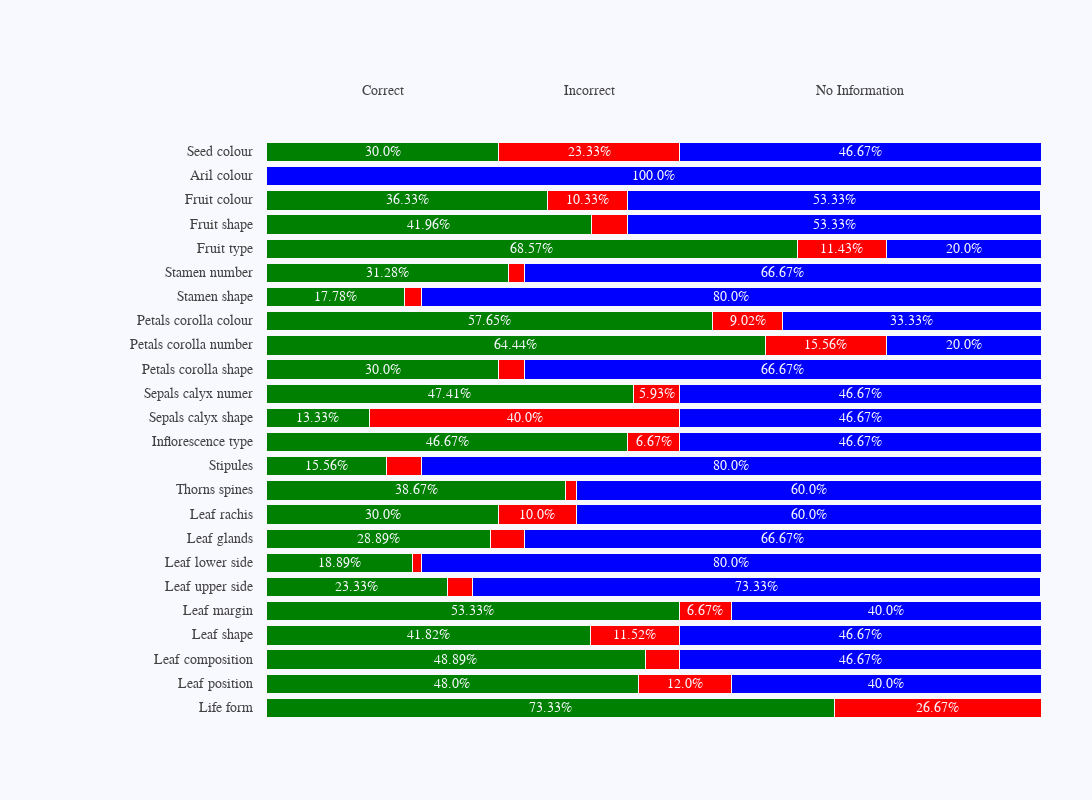

This figure's notebook cell:
### Code cell
top_labels = [
     'Correct', 
     'Incorrect', 
     'No Information']

colors = [
     'green', 
     'red', 
     'blue']



fig = go.Figure()

for i in range(0, len(x_data[0])):
    for xd, yd in zip(x_data, y_data):
        fig.add_trace(go.Bar(
            x=[xd[i]], y=[yd],
            orientation='h',
            marker=dict(
                color=colors[i],
                line=dict(color='rgb(248, 248, 249)', width=1)
            )
        ))

fig.update_layout(
    xaxis=dict(
        showgrid=False,
        showline=False,
        showticklabels=False,
        zeroline=False,
        domain=[0.15, 1]
    ),
    yaxis=dict(
        showgrid=False,
        showline=False,
        showticklabels=False,
        zeroline=False,
    ),
    barmode='stack',
    paper_bgcolor='rgb(248, 248, 255)',
    plot_bgcolor='rgb(248, 248, 255)',
    margin=dict(l=120, r=10, t=140, b=80),
    showlegend=False,
)

annotations = []

for yd, xd in zip(y_data, x_data):
    
    # labeling the y-axis
    annotations.append(dict(xref='paper', yref='y',
                            x=0.14, y=yd,
                            xanchor='right',
                            text=str(yd),
                            font=dict(family='Arial', size=14,
                                      color='rgb(67, 67, 67)'),
                            showarrow=False, align='right'))
    
    # labeling the first percentage of each bar (x_axis)
    annotations.append(dict(xref='x', yref='y',
                            x=xd[0] / 2, y=yd,
                            text=str(xd[0]) + '%',
                            font=dict(family='Arial', size=14,
                                      color='rgb(248, 248, 255)'),
                            showarrow=False))
   
    # labeling the first Likert scale (on the top)
    if yd == y_data[-1]:
        annotations.append(dict(xref='x', yref='paper',
                                x=xd[0] / 2, y=1.1,
                                text=top_labels[0],
                                font=dict(family='Arial', size=14,
                                          color='rgb(67, 67, 67)'),
                                showarrow=False))
    space = xd[0]
    for i in range(1, len(xd)):
            # labeling the rest of percentages for each bar (x_axis)
            annotations.append(dict(xref='x', yref='y',
                                    x=space + (xd[i]/2), y=yd,
                                    text=str(xd[i]) + '%',
                                    font=dict(family='Arial', size=14,
                                              color='rgb(248, 248, 255)'),
                                    showarrow=False))
            
            # labeling the Likert scale
            if yd == y_data[-1]:
                annotations.append(dict(xref='x', yref='paper',
                                        x=space + (xd[i]/2), y=1.1,
                                        text=top_labels[i],
                                        font=dict(family='Arial', size=14,
                                                  color='rgb(67, 67, 67)'),
                                        showarrow=False))
            space += xd[i]

# Remove low values
for idx, annotation in enumerate(annotations):
    value = annotation['text'][0:-1]
    try:
        value = float(value)
        if value < 5:
            annotations[idx]['text'] = ""
    except:
        continue

fig.update_layout(annotations=annotations, width=1300, height=800)
fig.update_yaxes(automargin=True)

fig.show()

# folder_figures = "../../../reports/figures/"
# file_name = "PxPlot_HTML_BarchartPredictions.html"
# fig.write_html(F"{folder_figures}{file_name}")
# file_name = "PxPlot_PDF_BarchartPredictions.pdf"
# fig.write_image(F"{folder_figures}{file_name}")

### Figure 1 — Plotly figure (JSON) as saved in the notebook; plotly's stock layout.template omitted (floating-point values rounded to 4 significant figures)
{"data": [{"marker": {"color": "green", "line": {"color": "rgb(248, 248, 249)", "width": 1}}, "orientation": "h", "type": "bar", "x": [73.33], "y": ["Life form"]}, {"marker": {"color": "green", "line": {"color": "rgb(248, 248, 249)", "width": 1}}, "orientation": "h", "type": "bar", "x": [48], "y": ["Leaf position"]}, {"marker": {"color": "green", "line": {"color": "rgb(248, 248, 249)", "width": 1}}, "orientation": "h", "type": "bar", "x": [48.89], "y": ["Leaf composition"]}, {"marker": {"color": "green", "line": {"color": "rgb(248, 248, 249)", "width": 1}}, "orientation": "h", "type": "bar", "x": [41.82], "y": ["Leaf shape"]}, {"marker": {"color": "green", "line": {"color": "rgb(248, 248, 249)", "width": 1}}, "orientation": "h", "type": "bar", "x": [53.33], "y": ["Leaf margin"]}, {"marker": {"color": "green", "line": {"color": "rgb(248, 248, 249)", "width": 1}}, "orientation": "h", "type": "bar", "x": [23.33], "y": ["Leaf upper side"]}, {"marker": {"color": "green", "line": {"color": "rgb(248, 248, 249)", "width": 1}}, "orientation": "h", "type": "bar", "x": [18.89], "y": ["Leaf lower side"]}, {"marker": {"color": "green", "line": {"color": "rgb(248, 248, 249)", "width": 1}}, "orientation": "h", "type": "bar", "x": [28.89], "y": ["Leaf glands"]}, {"marker": {"color": "green", "line": {"color": "rgb(248, 248, 249)", "width": 1}}, "orientation": "h", "type": "bar", "x": [30], "y": ["Leaf rachis"]}, {"marker": {"color": "green", "line": {"color": "rgb(248, 248, 249)", "width": 1}}, "orientation": "h", "type": "bar", "x": [38.67], "y": ["Thorns spines"]}, {"marker": {"color": "green", "line": {"color": "rgb(248, 248, 249)", "width": 1}}, "orientation": "h", "type": "bar", "x": [15.56], "y": ["Stipules"]}, {"marker": {"color": "green", "line": {"color": "rgb(248, 248, 249)", "width": 1}}, "orientation": "h", "type": "bar", "x": [46.67], "y": ["Inflorescence type"]}, {"marker": {"color": "green", "line": {"color": "rgb(248, 248, 249)", "width": 1}}, "orientation": "h", "type": "bar", "x": [13.33], "y": ["Sepals calyx shape"]}, {"marker": {"color": "green", "line": {"color": "rgb(248, 248, 249)", "width": 1}}, "orientation": "h", "type": "bar", "x": [47.41], "y": ["Sepals calyx numer"]}, {"marker": {"color": "green", "line": {"color": "rgb(248, 248, 249)", "width": 1}}, "orientation": "h", "type": "bar", "x": [30], "y": ["Petals corolla shape"]}, {"marker": {"color": "green", "line": {"color": "rgb(248, 248, 249)", "width": 1}}, "orientation": "h", "type": "bar", "x": [64.44], "y": ["Petals corolla number"]}, {"marker": {"color": "green", "line": {"color": "rgb(248, 248, 249)", "width": 1}}, "orientation": "h", "type": "bar", "x": [57.65], "y": ["Petals corolla colour"]}, {"marker": {"color": "green", "line": {"color": "rgb(248, 248, 249)", "width": 1}}, "orientation": "h", "type": "bar", "x": [17.78], "y": ["Stamen shape"]}, {"marker": {"color": "green", "line": {"color": "rgb(248, 248, 249)", "width": 1}}, "orientation": "h", "type": "bar", "x": [31.28], "y": ["Stamen number"]}, {"marker": {"color": "green", "line": {"color": "rgb(248, 248, 249)", "width": 1}}, "orientation": "h", "type": "bar", "x": [68.57], "y": ["Fruit type"]}, {"marker": {"color": "green", "line": {"color": "rgb(248, 248, 249)", "width": 1}}, "orientation": "h", "type": "bar", "x": [41.96], "y": ["Fruit shape"]}, {"marker": {"color": "green", "line": {"color": "rgb(248, 248, 249)", "width": 1}}, "orientation": "h", "type": "bar", "x": [36.33], "y": ["Fruit colour"]}, {"marker": {"color": "green", "line": {"color": "rgb(248, 248, 249)", "width": 1}}, "orientation": "h", "type": "bar", "x": [0], "y": ["Aril colour"]}, {"marker": {"color": "green", "line": {"color": "rgb(248, 248, 249)", "width": 1}}, "orientation": "h", "type": "bar", "x": [30], "y": ["Seed colour"]}, {"marker": {"color": "red", "line": {"color": "rgb(248, 248, 249)", "width": 1}}, "orientation": "h", "type": "bar", "x": [26.67], "y": ["Life form"]}, {"marker": {"color": "red", "line": {"color": "rgb(248, 248, 249)", "width": 1}}, "orientation": "h", "type": "bar", "x": [12], "y": ["Leaf position"]}, {"marker": {"color": "red", "line": {"color": "rgb(248, 248, 249)", "width": 1}}, "orientation": "h", "type": "bar", "x": [4.44], "y": ["Leaf composition"]}, {"marker": {"color": "red", "line": {"color": "rgb(248, 248, 249)", "width": 1}}, "orientation": "h", "type": "bar", "x": [11.52], "y": ["Leaf shape"]}, {"marker": {"color": "red", "line": {"color": "rgb(248, 248, 249)", "width": 1}}, "orientation": "h", "type": "bar", "x": [6.67], "y": ["Leaf margin"]}, {"marker": {"color": "red", "line": {"color": "rgb(248, 248, 249)", "width": 1}}, "orientation": "h", "type": "bar", "x": [3.33], "y": ["Leaf upper side"]}, {"marker": {"color": "red", "line": {"color": "rgb(248, 248, 249)", "width": 1}}, "orientation": "h", "type": "bar", "x": [1.11], "y": ["Leaf lower side"]}, {"marker": {"color": "red", "line": {"color": "rgb(248, 248, 249)", "width": 1}}, "orientation": "h", "type": "bar", "x": [4.44], "y": ["Leaf glands"]}, {"marker": {"color": "red", "line": {"color": "rgb(248, 248, 249)", "width": 1}}, "orientation": "h", "type": "bar", "x": [10], "y": ["Leaf rachis"]}, {"marker": {"color": "red", "line": {"color": "rgb(248, 248, 249)", "width": 1}}, "orientation": "h", "type": "bar", "x": [1.33], "y": ["Thorns spines"]}, {"marker": {"color": "red", "line": {"color": "rgb(248, 248, 249)", "width": 1}}, "orientation": "h", "type": "bar", "x": [4.44], "y": ["Stipules"]}, {"marker": {"color": "red", "line": {"color": "rgb(248, 248, 249)", "width": 1}}, "orientation": "h", "type": "bar", "x": [6.67], "y": ["Inflorescence type"]}, {"marker": {"color": "red", "line": {"color": "rgb(248, 248, 249)", "width": 1}}, "orientation": "h", "type": "bar", "x": [40], "y": ["Sepals calyx shape"]}, {"marker": {"color": "red", "line": {"color": "rgb(248, 248, 249)", "width": 1}}, "orientation": "h", "type": "bar", "x": [5.93], "y": ["Sepals calyx numer"]}, {"marker": {"color": "red", "line": {"color": "rgb(248, 248, 249)", "width": 1}}, "orientation": "h", "type": "bar", "x": [3.33], "y": ["Petals corolla shape"]}, {"marker": {"color": "red", "line": {"color": "rgb(248, 248, 249)", "width": 1}}, "orientation": "h", "type": "bar", "x": [15.56], "y": ["Petals corolla number"]}, {"marker": {"color": "red", "line": {"color": "rgb(248, 248, 249)", "width": 1}}, "orientation": "h", "type": "bar", "x": [9.02], "y": ["Petals corolla colour"]}, {"marker": {"color": "red", "line": {"color": "rgb(248, 248, 249)", "width": 1}}, "orientation": "h", "type": "bar", "x": [2.22], "y": ["Stamen shape"]}, {"marker": {"color": "red", "line": {"color": "rgb(248, 248, 249)", "width": 1}}, "orientation": "h", "type": "bar", "x": [2.05], "y": ["Stamen number"]}, {"marker": {"color": "red", "line": {"color": "rgb(248, 248, 249)", "width": 1}}, "orientation": "h", "type": "bar", "x": [11.43], "y": ["Fruit type"]}, {"marker": {"color": "red", "line": {"color": "rgb(248, 248, 249)", "width": 1}}, "orientation": "h", "type": "bar", "x": [4.71], "y": ["Fruit shape"]}, {"marker": {"color": "red", "line": {"color": "rgb(248, 248, 249)", "width": 1}}, "orientation": "h", "type": "bar", "x": [10.33], "y": ["Fruit colour"]}, {"marker": {"color": "red", "line": {"color": "rgb(248, 248, 249)", "width": 1}}, "orientation": "h", "type": "bar", "x": [0], "y": ["Aril colour"]}, {"marker": {"color": "red", "line": {"color": "rgb(248, 248, 249)", "width": 1}}, "orientation": "h", "type": "bar", "x": [23.33], "y": ["Seed colour"]}, {"marker": {"color": "blue", "line": {"color": "rgb(248, 248, 249)", "width": 1}}, "orientation": "h", "type": "bar", "x": [0], "y": ["Life form"]}, {"marker": {"color": "blue", "line": {"color": "rgb(248, 248, 249)", "width": 1}}, "orientation": "h", "type": "bar", "x": [40], "y": ["Leaf position"]}, {"marker": {"color": "blue", "line": {"color": "rgb(248, 248, 249)", "width": 1}}, "orientation": "h", "type": "bar", "x": [46.67], "y": ["Leaf composition"]}, {"marker": {"color": "blue", "line": {"color": "rgb(248, 248, 249)", "width": 1}}, "orientation": "h", "type": "bar", "x": [46.67], "y": ["Leaf shape"]}, {"marker": {"color": "blue", "line": {"color": "rgb(248, 248, 249)", "width": 1}}, "orientation": "h", "type": "bar", "x": [40], "y": ["Leaf margin"]}, {"marker": {"color": "blue", "line": {"color": "rgb(248, 248, 249)", "width": 1}}, "orientation": "h", "type": "bar", "x": [73.33], "y": ["Leaf upper side"]}, {"marker": {"color": "blue", "line": {"color": "rgb(248, 248, 249)", "width": 1}}, "orientation": "h", "type": "bar", "x": [80], "y": ["Leaf lower side"]}, {"marker": {"color": "blue", "line": {"color": "rgb(248, 248, 249)", "width": 1}}, "orientation": "h", "type": "bar", "x": [66.67], "y": ["Leaf glands"]}, {"marker": {"color": "blue", "line": {"color": "rgb(248, 248, 249)", "width": 1}}, "orientation": "h", "type": "bar", "x": [60], "y": ["Leaf rachis"]}, {"marker": {"color": "blue", "line": {"color": "rgb(248, 248, 249)", "width": 1}}, "orientation": "h", "type": "bar", "x": [60], "y": ["Thorns spines"]}, {"marker": {"color": "blue", "line": {"color": "rgb(248, 248, 249)", "width": 1}}, "orientation": "h", "type": "bar", "x": [80], "y": ["Stipules"]}, {"marker": {"color": "blue", "line": {"color": "rgb(248, 248, 249)", "width": 1}}, "orientation": "h", "type": "bar", "x": [46.67], "y": ["Inflorescence type"]}, {"marker": {"color": "blue", "line": {"color": "rgb(248, 248, 249)", "width": 1}}, "orientation": "h", "type": "bar", "x": [46.67], "y": ["Sepals calyx shape"]}, {"marker": {"color": "blue", "line": {"color": "rgb(248, 248, 249)", "width": 1}}, "orientation": "h", "type": "bar", "x": [46.67], "y": ["Sepals calyx numer"]}, {"marker": {"color": "blue", "line": {"color": "rgb(248, 248, 249)", "width": 1}}, "orientation": "h", "type": "bar", "x": [66.67], "y": ["Petals corolla shape"]}, {"marker": {"color": "blue", "line": {"color": "rgb(248, 248, 249)", "width": 1}}, "orientation": "h", "type": "bar", "x": [20], "y": ["Petals corolla number"]}, {"marker": {"color": "blue", "line": {"color": "rgb(248, 248, 249)", "width": 1}}, "orientation": "h", "type": "bar", "x": [33.33], "y": ["Petals corolla colour"]}, {"marker": {"color": "blue", "line": {"color": "rgb(248, 248, 249)", "width": 1}}, "orientation": "h", "type": "bar", "x": [80], "y": ["Stamen shape"]}, {"marker": {"color": "blue", "line": {"color": "rgb(248, 248, 249)", "width": 1}}, "orientation": "h", "type": "bar", "x": [66.67], "y": ["Stamen number"]}, {"marker": {"color": "blue", "line": {"color": "rgb(248, 248, 249)", "width": 1}}, "orientation": "h", "type": "bar", "x": [20], "y": ["Fruit type"]}, {"marker": {"color": "blue", "line": {"color": "rgb(248, 248, 249)", "width": 1}}, "orientation": "h", "type": "bar", "x": [53.33], "y": ["Fruit shape"]}, {"marker": {"color": "blue", "line": {"color": "rgb(248, 248, 249)", "width": 1}}, "orientation": "h", "type": "bar", "x": [53.33], "y": ["Fruit colour"]}, {"marker": {"color": "blue", "line": {"color": "rgb(248, 248, 249)", "width": 1}}, "orientation": "h", "type": "bar", "x": [100], "y": ["Aril colour"]}, {"marker": {"color": "blue", "line": {"color": "rgb(248, 248, 249)", "width": 1}}, "orientation": "h", "type": "bar", "x": [46.67], "y": ["Seed colour"]}], "layout": {"annotations": [{"align": "right", "font": {"color": "rgb(67, 67, 67)", "family": "Arial", "size": 14}, "showarrow": false, "text": "Life form", "x": 0.14, "xanchor": "right", "xref": "paper", "y": "Life form", "yref": "y"}, {"font": {"color": "rgb(248, 248, 255)", "family": "Arial", "size": 14}, "showarrow": false, "text": "73.33%", "x": 36.66, "xref": "x", "y": "Life form", "yref": "y"}, {"font": {"color": "rgb(248, 248, 255)", "family": "Arial", "size": 14}, "showarrow": false, "text": "26.67%", "x": 86.66, "xref": "x", "y": "Life form", "yref": "y"}, {"font": {"color": "rgb(248, 248, 255)", "family": "Arial", "size": 14}, "showarrow": false, "text": "", "x": 100, "xref": "x", "y": "Life form", "yref": "y"}, {"align": "right", "font": {"color": "rgb(67, 67, 67)", "family": "Arial", "size": 14}, "showarrow": false, "text": "Leaf position", "x": 0.14, "xanchor": "right", "xref": "paper", "y": "Leaf position", "yref": "y"}, {"font": {"color": "rgb(248, 248, 255)", "family": "Arial", "size": 14}, "showarrow": false, "text": "48.0%", "x": 24, "xref": "x", "y": "Leaf position", "yref": "y"}, {"font": {"color": "rgb(248, 248, 255)", "family": "Arial", "size": 14}, "showarrow": false, "text": "12.0%", "x": 54, "xref": "x", "y": "Leaf position", "yref": "y"}, {"font": {"color": "rgb(248, 248, 255)", "family": "Arial", "size": 14}, "showarrow": false, "text": "40.0%", "x": 80, "xref": "x", "y": "Leaf position", "yref": "y"}, {"align": "right", "font": {"color": "rgb(67, 67, 67)", "family": "Arial", "size": 14}, "showarrow": false, "text": "Leaf composition", "x": 0.14, "xanchor": "right", "xref": "paper", "y": "Leaf composition", "yref": "y"}, {"font": {"color": "rgb(248, 248, 255)", "family": "Arial", "size": 14}, "showarrow": false, "text": "48.89%", "x": 24.45, "xref": "x", "y": "Leaf composition", "yref": "y"}, {"font": {"color": "rgb(248, 248, 255)", "family": "Arial", "size": 14}, "showarrow": false, "text": "", "x": 51.11, "xref": "x", "y": "Leaf composition", "yref": "y"}, {"font": {"color": "rgb(248, 248, 255)", "family": "Arial", "size": 14}, "showarrow": false, "text": "46.67%", "x": 76.66, "xref": "x", "y": "Leaf composition", "yref": "y"}, {"align": "right", "font": {"color": "rgb(67, 67, 67)", "family": "Arial", "size": 14}, "showarrow": false, "text": "Leaf shape", "x": 0.14, "xanchor": "right", "xref": "paper", "y": "Leaf shape", "yref": "y"}, {"font": {"color": "rgb(248, 248, 255)", "family": "Arial", "size": 14}, "showarrow": false, "text": "41.82%", "x": 20.91, "xref": "x", "y": "Leaf shape", "yref": "y"}, {"font": {"color": "rgb(248, 248, 255)", "family": "Arial", "size": 14}, "showarrow": false, "text": "11.52%", "x": 47.58, "xref": "x", "y": "Leaf shape", "yref": "y"}, {"font": {"color": "rgb(248, 248, 255)", "family": "Arial", "size": 14}, "showarrow": false, "text": "46.67%", "x": 76.68, "xref": "x", "y": "Leaf shape", "yref": "y"}, {"align": "right", "font": {"color": "rgb(67, 67, 67)", "family": "Arial", "size": 14}, "showarrow": false, "text": "Leaf margin", "x": 0.14, "xanchor": "right", "xref": "paper", "y": "Leaf margin", "yref": "y"}, {"font": {"color": "rgb(248, 248, 255)", "family": "Arial", "size": 14}, "showarrow": false, "text": "53.33%", "x": 26.66, "xref": "x", "y": "Leaf margin", "yref": "y"}, {"font": {"color": "rgb(248, 248, 255)", "family": "Arial", "size": 14}, "showarrow": false, "text": "6.67%", "x": 56.66, "xref": "x", "y": "Leaf margin", "yref": "y"}, {"font": {"color": "rgb(248, 248, 255)", "family": "Arial", "size": 14}, "showarrow": false, "text": "40.0%", "x": 80, "xref": "x", "y": "Leaf margin", "yref": "y"}, {"align": "right", "font": {"color": "rgb(67, 67, 67)", "family": "Arial", "size": 14}, "showarrow": false, "text": "Leaf upper side", "x": 0.14, "xanchor": "right", "xref": "paper", "y": "Leaf upper side", "yref": "y"}, {"font": {"color": "rgb(248, 248, 255)", "family": "Arial", "size": 14}, "showarrow": false, "text": "23.33%", "x": 11.66, "xref": "x", "y": "Leaf upper side", "yref": "y"}, {"font": {"color": "rgb(248, 248, 255)", "family": "Arial", "size": 14}, "showarrow": false, "text": "", "x": 24.99, "xref": "x", "y": "Leaf upper side", "yref": "y"}, {"font": {"color": "rgb(248, 248, 255)", "family": "Arial", "size": 14}, "showarrow": false, "text": "73.33%", "x": 63.32, "xref": "x", "y": "Leaf upper side", "yref": "y"}, {"align": "right", "font": {"color": "rgb(67, 67, 67)", "family": "Arial", "size": 14}, "showarrow": false, "text": "Leaf lower side", "x": 0.14, "xanchor": "right", "xref": "paper", "y": "Leaf lower side", "yref": "y"}, {"font": {"color": "rgb(248, 248, 255)", "family": "Arial", "size": 14}, "showarrow": false, "text": "18.89%", "x": 9.445, "xref": "x", "y": "Leaf lower side", "yref": "y"}, {"font": {"color": "rgb(248, 248, 255)", "family": "Arial", "size": 14}, "showarrow": false, "text": "", "x": 19.45, "xref": "x", "y": "Leaf lower side", "yref": "y"}, {"font": {"color": "rgb(248, 248, 255)", "family": "Arial", "size": 14}, "showarrow": false, "text": "80.0%", "x": 60, "xref": "x", "y": "Leaf lower side", "yref": "y"}, {"align": "right", "font": {"color": "rgb(67, 67, 67)", "family": "Arial", "size": 14}, "showarrow": false, "text": "Leaf glands", "x": 0.14, "xanchor": "right", "xref": "paper", "y": "Leaf glands", "yref": "y"}, {"font": {"color": "rgb(248, 248, 255)", "family": "Arial", "size": 14}, "showarrow": false, "text": "28.89%", "x": 14.45, "xref": "x", "y": "Leaf glands", "yref": "y"}, {"font": {"color": "rgb(248, 248, 255)", "family": "Arial", "size": 14}, "showarrow": false, "text": "", "x": 31.11, "xref": "x", "y": "Leaf glands", "yref": "y"}, {"font": {"color": "rgb(248, 248, 255)", "family": "Arial", "size": 14}, "showarrow": false, "text": "66.67%", "x": 66.66, "xref": "x", "y": "Leaf glands", "yref": "y"}, {"align": "right", "font": {"color": "rgb(67, 67, 67)", "family": "Arial", "size": 14}, "showarrow": false, "text": "Leaf rachis", "x": 0.14, "xanchor": "right", "xref": "paper", "y": "Leaf rachis", "yref": "y"}, {"font": {"color": "rgb(248, 248, 255)", "family": "Arial", "size": 14}, "showarrow": false, "text": "30.0%", "x": 15, "xref": "x", "y": "Leaf rachis", "yref": "y"}, {"font": {"color": "rgb(248, 248, 255)", "family": "Arial", "size": 14}, "showarrow": false, "text": "10.0%", "x": 35, "xref": "x", "y": "Leaf rachis", "yref": "y"}, {"font": {"color": "rgb(248, 248, 255)", "family": "Arial", "size": 14}, "showarrow": false, "text": "60.0%", "x": 70, "xref": "x", "y": "Leaf rachis", "yref": "y"}, {"align": "right", "font": {"color": "rgb(67, 67, 67)", "family": "Arial", "size": 14}, "showarrow": false, "text": "Thorns spines", "x": 0.14, "xanchor": "right", "xref": "paper", "y": "Thorns spines", "yref": "y"}, {"font": {"color": "rgb(248, 248, 255)", "family": "Arial", "size": 14}, "showarrow": false, "text": "38.67%", "x": 19.34, "xref": "x", "y": "Thorns spines", "yref": "y"}, {"font": {"color": "rgb(248, 248, 255)", "family": "Arial", "size": 14}, "showarrow": false, "text": "", "x": 39.34, "xref": "x", "y": "Thorns spines", "yref": "y"}, {"font": {"color": "rgb(248, 248, 255)", "family": "Arial", "size": 14}, "showarrow": false, "text": "60.0%", "x": 70, "xref": "x", "y": "Thorns spines", "yref": "y"}, {"align": "right", "font": {"color": "rgb(67, 67, 67)", "family": "Arial", "size": 14}, "showarrow": false, "text": "Stipules", "x": 0.14, "xanchor": "right", "xref": "paper", "y": "Stipules", "yref": "y"}, {"font": {"color": "rgb(248, 248, 255)", "family": "Arial", "size": 14}, "showarrow": false, "text": "15.56%", "x": 7.78, "xref": "x", "y": "Stipules", "yref": "y"}, {"font": {"color": "rgb(248, 248, 255)", "family": "Arial", "size": 14}, "showarrow": false, "text": "", "x": 17.78, "xref": "x", "y": "Stipules", "yref": "y"}, {"font": {"color": "rgb(248, 248, 255)", "family": "Arial", "size": 14}, "showarrow": false, "text": "80.0%", "x": 60, "xref": "x", "y": "Stipules", "yref": "y"}, {"align": "right", "font": {"color": "rgb(67, 67, 67)", "family": "Arial", "size": 14}, "showarrow": false, "text": "Inflorescence type", "x": 0.14, "xanchor": "right", "xref": "paper", "y": "Inflorescence type", "yref": "y"}, {"font": {"color": "rgb(248, 248, 255)", "family": "Arial", "size": 14}, "showarrow": false, "text": "46.67%", "x": 23.34, "xref": "x", "y": "Inflorescence type", "yref": "y"}, {"font": {"color": "rgb(248, 248, 255)", "family": "Arial", "size": 14}, "showarrow": false, "text": "6.67%", "x": 50.01, "xref": "x", "y": "Inflorescence type", "yref": "y"}, {"font": {"color": "rgb(248, 248, 255)", "family": "Arial", "size": 14}, "showarrow": false, "text": "46.67%", "x": 76.68, "xref": "x", "y": "Inflorescence type", "yref": "y"}, {"align": "right", "font": {"color": "rgb(67, 67, 67)", "family": "Arial", "size": 14}, "showarrow": false, "text": "Sepals calyx shape", "x": 0.14, "xanchor": "right", "xref": "paper", "y": "Sepals calyx shape", "yref": "y"}, {"font": {"color": "rgb(248, 248, 255)", "family": "Arial", "size": 14}, "showarrow": false, "text": "13.33%", "x": 6.665, "xref": "x", "y": "Sepals calyx shape", "yref": "y"}, {"font": {"color": "rgb(248, 248, 255)", "family": "Arial", "size": 14}, "showarrow": false, "text": "40.0%", "x": 33.33, "xref": "x", "y": "Sepals calyx shape", "yref": "y"}, {"font": {"color": "rgb(248, 248, 255)", "family": "Arial", "size": 14}, "showarrow": false, "text": "46.67%", "x": 76.66, "xref": "x", "y": "Sepals calyx shape", "yref": "y"}, {"align": "right", "font": {"color": "rgb(67, 67, 67)", "family": "Arial", "size": 14}, "showarrow": false, "text": "Sepals calyx numer", "x": 0.14, "xanchor": "right", "xref": "paper", "y": "Sepals calyx numer", "yref": "y"}, {"font": {"color": "rgb(248, 248, 255)", "family": "Arial", "size": 14}, "showarrow": false, "text": "47.41%", "x": 23.7, "xref": "x", "y": "Sepals calyx numer", "yref": "y"}, {"font": {"color": "rgb(248, 248, 255)", "family": "Arial", "size": 14}, "showarrow": false, "text": "5.93%", "x": 50.38, "xref": "x", "y": "Sepals calyx numer", "yref": "y"}, {"font": {"color": "rgb(248, 248, 255)", "family": "Arial", "size": 14}, "showarrow": false, "text": "46.67%", "x": 76.67, "xref": "x", "y": "Sepals calyx numer", "yref": "y"}, {"align": "right", "font": {"color": "rgb(67, 67, 67)", "family": "Arial", "size": 14}, "showarrow": false, "text": "Petals corolla shape", "x": 0.14, "xanchor": "right", "xref": "paper", "y": "Petals corolla shape", "yref": "y"}, {"font": {"color": "rgb(248, 248, 255)", "family": "Arial", "size": 14}, "showarrow": false, "text": "30.0%", "x": 15, "xref": "x", "y": "Petals corolla shape", "yref": "y"}, {"font": {"color": "rgb(248, 248, 255)", "family": "Arial", "size": 14}, "showarrow": false, "text": "", "x": 31.66, "xref": "x", "y": "Petals corolla shape", "yref": "y"}, {"font": {"color": "rgb(248, 248, 255)", "family": "Arial", "size": 14}, "showarrow": false, "text": "66.67%", "x": 66.66, "xref": "x", "y": "Petals corolla shape", "yref": "y"}, {"align": "right", "font": {"color": "rgb(67, 67, 67)", "family": "Arial", "size": 14}, "showarrow": false, "text": "Petals corolla number", "x": 0.14, "xanchor": "right", "xref": "paper", "y": "Petals corolla number", "yref": "y"}, {"font": {"color": "rgb(248, 248, 255)", "family": "Arial", "size": 14}, "showarrow": false, "text": "64.44%", "x": 32.22, "xref": "x", "y": "Petals corolla number", "yref": "y"}, {"font": {"color": "rgb(248, 248, 255)", "family": "Arial", "size": 14}, "showarrow": false, "text": "15.56%", "x": 72.22, "xref": "x", "y": "Petals corolla number", "yref": "y"}, {"font": {"color": "rgb(248, 248, 255)", "family": "Arial", "size": 14}, "showarrow": false, "text": "20.0%", "x": 90, "xref": "x", "y": "Petals corolla number", "yref": "y"}, {"align": "right", "font": {"color": "rgb(67, 67, 67)", "family": "Arial", "size": 14}, "showarrow": false, "text": "Petals corolla colour", "x": 0.14, "xanchor": "right", "xref": "paper", "y": "Petals corolla colour", "yref": "y"}, {"font": {"color": "rgb(248, 248, 255)", "family": "Arial", "size": 14}, "showarrow": false, "text": "57.65%", "x": 28.82, "xref": "x", "y": "Petals corolla colour", "yref": "y"}, {"font": {"color": "rgb(248, 248, 255)", "family": "Arial", "size": 14}, "showarrow": false, "text": "9.02%", "x": 62.16, "xref": "x", "y": "Petals corolla colour", "yref": "y"}, {"font": {"color": "rgb(248, 248, 255)", "family": "Arial", "size": 14}, "showarrow": false, "text": "33.33%", "x": 83.34, "xref": "x", "y": "Petals corolla colour", "yref": "y"}, {"align": "right", "font": {"color": "rgb(67, 67, 67)", "family": "Arial", "size": 14}, "showarrow": false, "text": "Stamen shape", "x": 0.14, "xanchor": "right", "xref": "paper", "y": "Stamen shape", "yref": "y"}, {"font": {"color": "rgb(248, 248, 255)", "family": "Arial", "size": 14}, "showarrow": false, "text": "17.78%", "x": 8.89, "xref": "x", "y": "Stamen shape", "yref": "y"}, {"font": {"color": "rgb(248, 248, 255)", "family": "Arial", "size": 14}, "showarrow": false, "text": "", "x": 18.89, "xref": "x", "y": "Stamen shape", "yref": "y"}, {"font": {"color": "rgb(248, 248, 255)", "family": "Arial", "size": 14}, "showarrow": false, "text": "80.0%", "x": 60, "xref": "x", "y": "Stamen shape", "yref": "y"}, {"align": "right", "font": {"color": "rgb(67, 67, 67)", "family": "Arial", "size": 14}, "showarrow": false, "text": "Stamen number", "x": 0.14, "xanchor": "right", "xref": "paper", "y": "Stamen number", "yref": "y"}, {"font": {"color": "rgb(248, 248, 255)", "family": "Arial", "size": 14}, "showarrow": false, "text": "31.28%", "x": 15.64, "xref": "x", "y": "Stamen number", "yref": "y"}, {"font": {"color": "rgb(248, 248, 255)", "family": "Arial", "size": 14}, "showarrow": false, "text": "", "x": 32.3, "xref": "x", "y": "Stamen number", "yref": "y"}, {"font": {"color": "rgb(248, 248, 255)", "family": "Arial", "size": 14}, "showarrow": false, "text": "66.67%", "x": 66.66, "xref": "x", "y": "Stamen number", "yref": "y"}, {"align": "right", "font": {"color": "rgb(67, 67, 67)", "family": "Arial", "size": 14}, "showarrow": false, "text": "Fruit type", "x": 0.14, "xanchor": "right", "xref": "paper", "y": "Fruit type", "yref": "y"}, {"font": {"color": "rgb(248, 248, 255)", "family": "Arial", "size": 14}, "showarrow": false, "text": "68.57%", "x": 34.28, "xref": "x", "y": "Fruit type", "yref": "y"}, {"font": {"color": "rgb(248, 248, 255)", "family": "Arial", "size": 14}, "showarrow": false, "text": "11.43%", "x": 74.28, "xref": "x", "y": "Fruit type", "yref": "y"}, {"font": {"color": "rgb(248, 248, 255)", "family": "Arial", "size": 14}, "showarrow": false, "text": "20.0%", "x": 90, "xref": "x", "y": "Fruit type", "yref": "y"}, {"align": "right", "font": {"color": "rgb(67, 67, 67)", "family": "Arial", "size": 14}, "showarrow": false, "text": "Fruit shape", "x": 0.14, "xanchor": "right", "xref": "paper", "y": "Fruit shape", "yref": "y"}, {"font": {"color": "rgb(248, 248, 255)", "family": "Arial", "size": 14}, "showarrow": false, "text": "41.96%", "x": 20.98, "xref": "x", "y": "Fruit shape", "yref": "y"}, {"font": {"color": "rgb(248, 248, 255)", "family": "Arial", "size": 14}, "showarrow": false, "text": "", "x": 44.31, "xref": "x", "y": "Fruit shape", "yref": "y"}, {"font": {"color": "rgb(248, 248, 255)", "family": "Arial", "size": 14}, "showarrow": false, "text": "53.33%", "x": 73.34, "xref": "x", "y": "Fruit shape", "yref": "y"}, {"align": "right", "font": {"color": "rgb(67, 67, 67)", "family": "Arial", "size": 14}, "showarrow": false, "text": "Fruit colour", "x": 0.14, "xanchor": "right", "xref": "paper", "y": "Fruit colour", "yref": "y"}, {"font": {"color": "rgb(248, 248, 255)", "family": "Arial", "size": 14}, "showarrow": false, "text": "36.33%", "x": 18.16, "xref": "x", "y": "Fruit colour", "yref": "y"}, {"font": {"color": "rgb(248, 248, 255)", "family": "Arial", "size": 14}, "showarrow": false, "text": "10.33%", "x": 41.49, "xref": "x", "y": "Fruit colour", "yref": "y"}, {"font": {"color": "rgb(248, 248, 255)", "family": "Arial", "size": 14}, "showarrow": false, "text": "53.33%", "x": 73.32, "xref": "x", "y": "Fruit colour", "yref": "y"}, {"align": "right", "font": {"color": "rgb(67, 67, 67)", "family": "Arial", "size": 14}, "showarrow": false, "text": "Aril colour", "x": 0.14, "xanchor": "right", "xref": "paper", "y": "Aril colour", "yref": "y"}, {"font": {"color": "rgb(248, 248, 255)", "family": "Arial", "size": 14}, "showarrow": false, "text": "", "x": 0, "xref": "x", "y": "Aril colour", "yref": "y"}, {"font": {"color": "rgb(248, 248, 255)", "family": "Arial", "size": 14}, "showarrow": false, "text": "", "x": 0, "xref": "x", "y": "Aril colour", "yref": "y"}, {"font": {"color": "rgb(248, 248, 255)", "family": "Arial", "size": 14}, "showarrow": false, "text": "100.0%", "x": 50, "xref": "x", "y": "Aril colour", "yref": "y"}, {"align": "right", "font": {"color": "rgb(67, 67, 67)", "family": "Arial", "size": 14}, "showarrow": false, "text": "Seed colour", "x": 0.14, "xanchor": "right", "xref": "paper", "y": "Seed colour", "yref": "y"}, {"font": {"color": "rgb(248, 248, 255)", "family": "Arial", "size": 14}, "showarrow": false, "text": "30.0%", "x": 15, "xref": "x", "y": "Seed colour", "yref": "y"}, {"font": {"color": "rgb(67, 67, 67)", "family": "Arial", "size": 14}, "showarrow": false, "text": "Correct", "x": 15, "xref": "x", "y": 1.1, "yref": "paper"}, {"font": {"color": "rgb(248, 248, 255)", "family": "Arial", "size": 14}, "showarrow": false, "text": "23.33%", "x": 41.66, "xref": "x", "y": "Seed colour", "yref": "y"}, {"font": {"color": "rgb(67, 67, 67)", "family": "Arial", "size": 14}, "showarrow": false, "text": "Incorrect", "x": 41.66, "xref": "x", "y": 1.1, "yref": "paper"}, {"font": {"color": "rgb(248, 248, 255)", "family": "Arial", "size": 14}, "showarrow": false, "text": "46.67%", "x": 76.66, "xref": "x", "y": "Seed colour", "yref": "y"}, {"font": {"color": "rgb(67, 67, 67)", "family": "Arial", "size": 14}, "showarrow": false, "text": "No Information", "x": 76.66, "xref": "x", "y": 1.1, "yref": "paper"}], "barmode": "stack", "height": 800, "margin": {"b": 80, "l": 120, "r": 10, "t": 140}, "paper_bgcolor": "rgb(248, 248, 255)", "plot_bgcolor": "rgb(248, 248, 255)", "showlegend": false, "width": 1300, "xaxis": {"domain": [0.15, 1], "showgrid": false, "showline": false, "showticklabels": false, "zeroline": false}, "yaxis": {"automargin": true, "showgrid": false, "showline": false, "showticklabels": false, "zeroline": false}}}
